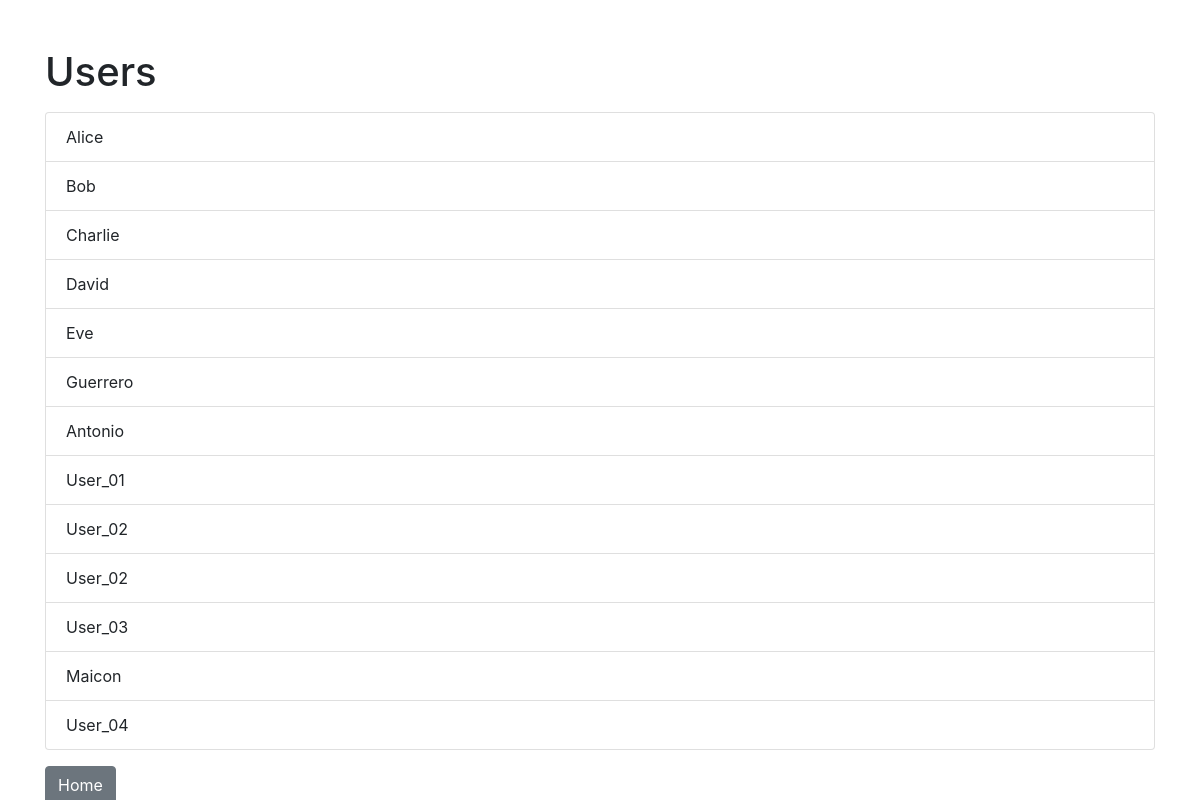
/users, run on an earlier commit of the app's database.
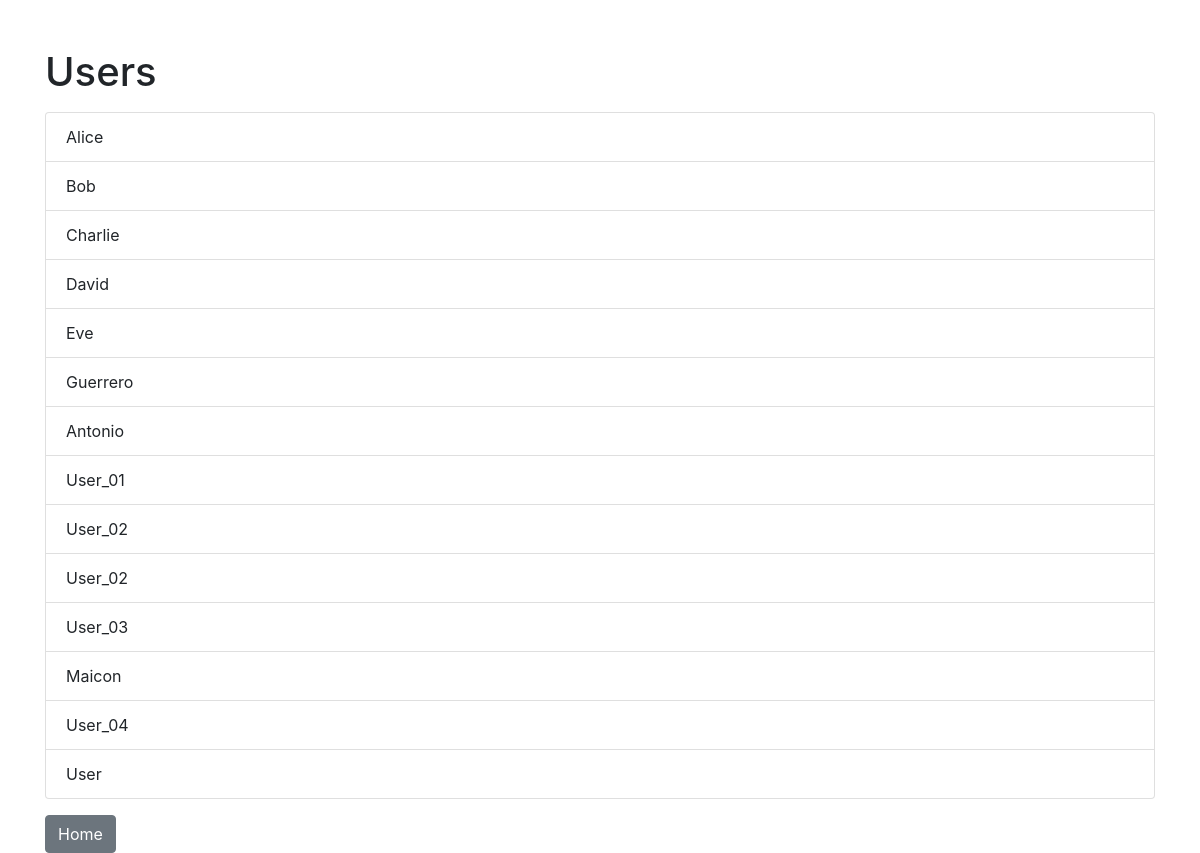
And on a later commit of the database.
### models.py (models this page shows)
class User(db.Model):
    __tablename__ = 'user'
    user_id = db.Column(db.Integer, primary_key=True)
    name = db.Column(db.String(80), unique=True, nullable=False)
    movies = db.relationship('Movie', backref='user', lazy=True)

### app.py (the view)
@app.route('/users')
def list_users():
    users = data_manager.get_all_users()
    return render_template('users.html', users=users)

### datamanager/sqlite_data_manager.py (called while the page is built)
    def get_all_users(self):
        try:
            return User.query.all()
        except SQLAlchemyError as e:
            print(f"Database error: {str(e)}")
            return []

### templates/users.html (shortened to what this page needs)
<!DOCTYPE html>
<html lang="en">
<head>
    <link rel="stylesheet" href="https://stackpath.bootstrapcdn.com/bootstrap/4.5.2/css/bootstrap.min.css">
</head>
<body>
    <div class="container">
        <h1 class="mt-5">Users</h1>
        <ul class="list-group mt-3">
            {% for user in users %}
                <li class="list-group-item">{{ user.name }}</li>
            {% endfor %}
        </ul>
        <a href="{{ url_for('home') }}" class="btn btn-secondary mt-3">Home</a>
    </div>
</body>
</html>

What changed in the data, as far as the page shows it:
added User: name "User"
